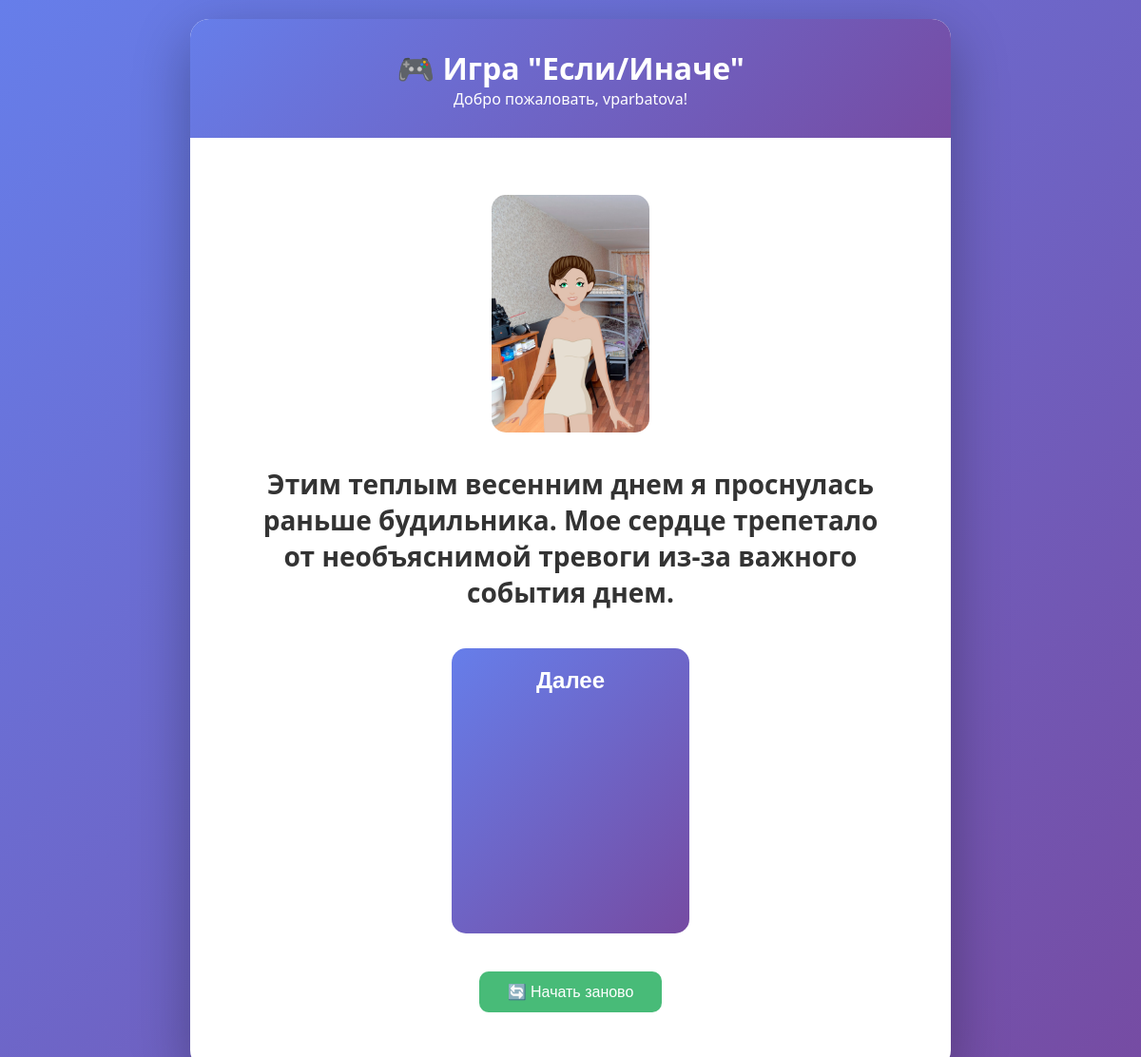
Screenshot of /laba/question/ (signed in) with the database file from the repository.
### game/models.py (models this page shows, shortened)
class GameQuestion(models.Model):
    text = models.CharField('Текст вопроса', max_length=500)
    image = models.CharField('Путь к картинке вопроса',
                             max_length=200,
                             blank=True,
                             null=True)
    is_first = models.BooleanField('Первый вопрос', default=False)
    is_final = models.BooleanField('Финальный вопрос', default=False)
    final_message = models.TextField('Финальное сообщение', blank=True)
    def get_answers(self):
        return self.answers.all().order_by('order')
    class Meta:
        verbose_name = 'Вопрос'
        verbose_name_plural = 'Вопросы'

class Answer(models.Model):
    question = models.ForeignKey(GameQuestion, on_delete=models.CASCADE,
                                 related_name='answers')
    text = models.CharField('Текст ответа', max_length=200)
    next_question = models.ForeignKey(GameQuestion, on_delete=models.SET_NULL,
                                      null=True, blank=True,
                                      related_name='previous_answers')
    image = models.CharField('Путь к картинке', max_length=200,
                             blank=True, null=True)
    order = models.IntegerField('Порядок', default=0)
    emotion_change = models.IntegerField('Изменение эмоционального состояния',
                                         default=0)
    time_change = models.IntegerField('Изменение времени', default=0)
    score = models.IntegerField('Изменение баллов за лабу', default=0)
    class Meta:
        verbose_name = 'Вариант ответа'
        verbose_name_plural = 'Варианты ответов'
        ordering = ['order']

### game/views.py (the view, shortened to what this page needs)
# urls.py: path('question/', views.question_view, name='question'),
@login_required
def question_view(request):
    first_question = GameQuestion.objects.filter(is_first=True)[0]
    progress, created = UserProgress.objects.get_or_create(
        user=request.user,
        defaults={
            'current_question': first_question,
            'emotion_score': 0,
            'time_score': 0
        }
    )
    if not progress.current_question:
        progress.current_question = first_question
        progress.save()
    question = progress.current_question
    answers = question.get_answers()
    return render(request, 'game/question.html', {
        'question': question,
        'answers': answers,
        'lab_score': progress.score_for_lab,
        'emotion_score': progress.emotion_score,
        'time_score': progress.time_score
    })

### game/templates/game/question.html (shortened to what this page needs)
{% extends 'game/base.html' %}
{% load static %}
{% block content %}
<div class="question-box"
     {% if not background_image %}style="--bg-image: none;"{% endif %}>
    {% if question.image %}
        <div class="question-image">
            <img src="{% static question.image %}" alt="Иллюстрация к вопросу">
        </div>
    {% endif %}
    <h2 class="question-text">{{ question.text }}</h2>
    <form method="post" class="answers-form">
        <div class="answers-vertical">
            {% for answer in answers %}
                <button type="submit"
                        name="answer_id"
                        value="{{ answer.id }}"
                        class="answer-btn">
                    <span class="answer-text">{{ answer.text }}</span>
                </button>
            {% endfor %}
        </div>
    </form>
    <form action="{% url 'reset_game' %}" method="post" class="reset-form">
        <button type="submit" class="reset-btn">🔄 Начать заново</button>
    </form>
</div>
{% endblock %}

### game/templates/game/base.html (shortened to what this page needs)
<!DOCTYPE html>
<html lang="ru">
<head>
</head>
<body>
    <div class="container">
        <div class="header">
            <h1>🎮 Игра "Если/Иначе"</h1>
            <p>Добро пожаловать, {{ user.username }}!</p>
        </div>
        <div class="content">
            {% block content %}{% endblock %}
        </div>
    </div>
</body>
</html>

### game/templates/game/base.html (style rules this page uses)
* { margin: 0; padding: 0; box-sizing: border-box; }
body { font-family: 'Segoe UI', Tahoma, Geneva, Verdana, sans-serif; background: linear-gradient(135deg, #667eea 0%, #764ba2 100%); min-height: 100vh; display: flex; justify-content: center; align-items: center; padding: 20px; }
.container { max-width: 800px; width: 100%; background: white; border-radius: 20px; box-shadow: 0 20px 60px rgba(0,0,0,0.3); overflow: hidden; }
.header { background: linear-gradient(135deg, #667eea 0%, #764ba2 100%); color: white; padding: 30px; text-align: center; }
.content { padding: 40px; }
.question-text { font-size: 24px; margin-bottom: 30px; color: #333; text-align: center; }

### game/templates/game/question.html (style rules this page uses)
.question-box { max-width: 800px; margin: 0 auto; padding: 20px; display: flex; flex-direction: column; align-items: center; background-image: var(--bg-image); background-size: cover; background-position: center; background-repeat: no-repeat; background-attachment: fixed; position: relative; border-radius: 20px; min-height: 100vh; }
.question-box::before { content: ''; position: absolute; top: 0; left: 0; right: 0; bottom: 0; background: rgba(255, 255, 255, 0.85); border-radius: 20px; z-index: 0; }
.question-box > * { position: relative; z-index: 1; }
.question-image { text-align: center; margin-bottom: 30px; }
.question-image img { max-width: 100%; max-height: 250px; border-radius: 15px; }
.question-text { text-align: center; margin-bottom: 40px; color: #333; font-size: 28px; font-weight: bold; }
.answers-vertical { display: flex; flex-direction: column; align-items: center; gap: 20px; width: 100%; }
.answer-btn { width: 250px; min-height: 300px; padding: 20px 15px; background: linear-gradient(135deg, #667eea 0%, #764ba2 100%); border: none; border-radius: 15px; cursor: pointer; transition: transform 0.2s, box-shadow 0.2s; display: flex; flex-direction: column; align-items: center; justify-content: space-between; gap: 15px; }
.answer-text { color: white; font-size: 24px; font-weight: bold; text-align: center; word-break: break-word; }
.reset-form { margin-top: 40px; text-align: center; }
.reset-btn { padding: 12px 30px; font-size: 16px; background: #48bb78; color: white; border: none; border-radius: 10px; cursor: pointer; }
@media (min-width: 768px) { .answers-vertical { flex-direction: row; flex-wrap: wrap; justify-content: center; } }

### rows the page displays
GameQuestion: image (picture), text "Этим теплым весенним днем я проснулась раньше будильника. Мое сердце трепетало от необъяснимой тревоги из-за важного события днем."
Answer: {{ answer.id }} 22 (drawn), text "Далее"

### other values shown
{{ user.username }} "vparbatova"
